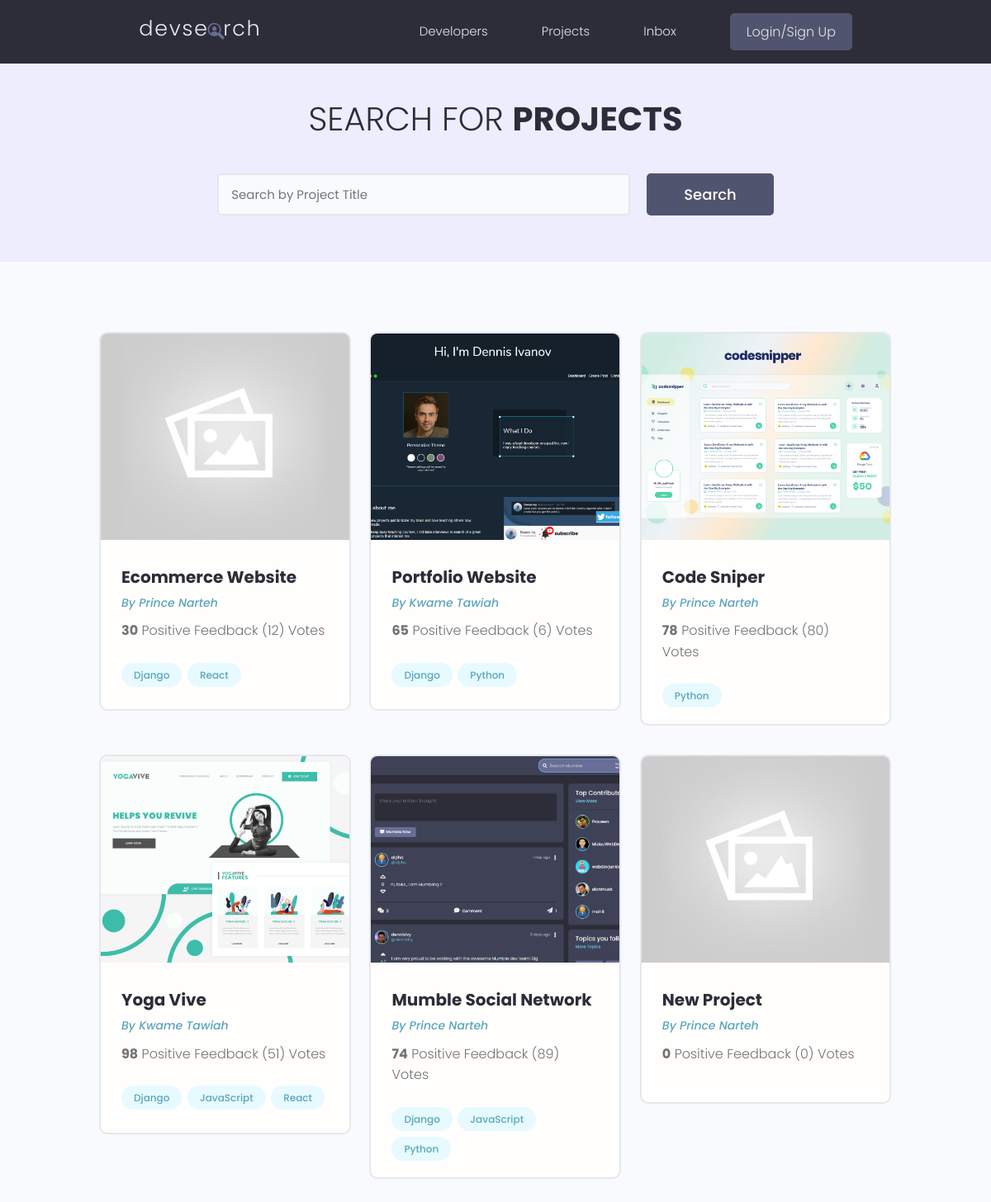
Before: /projects/ with the older database file.
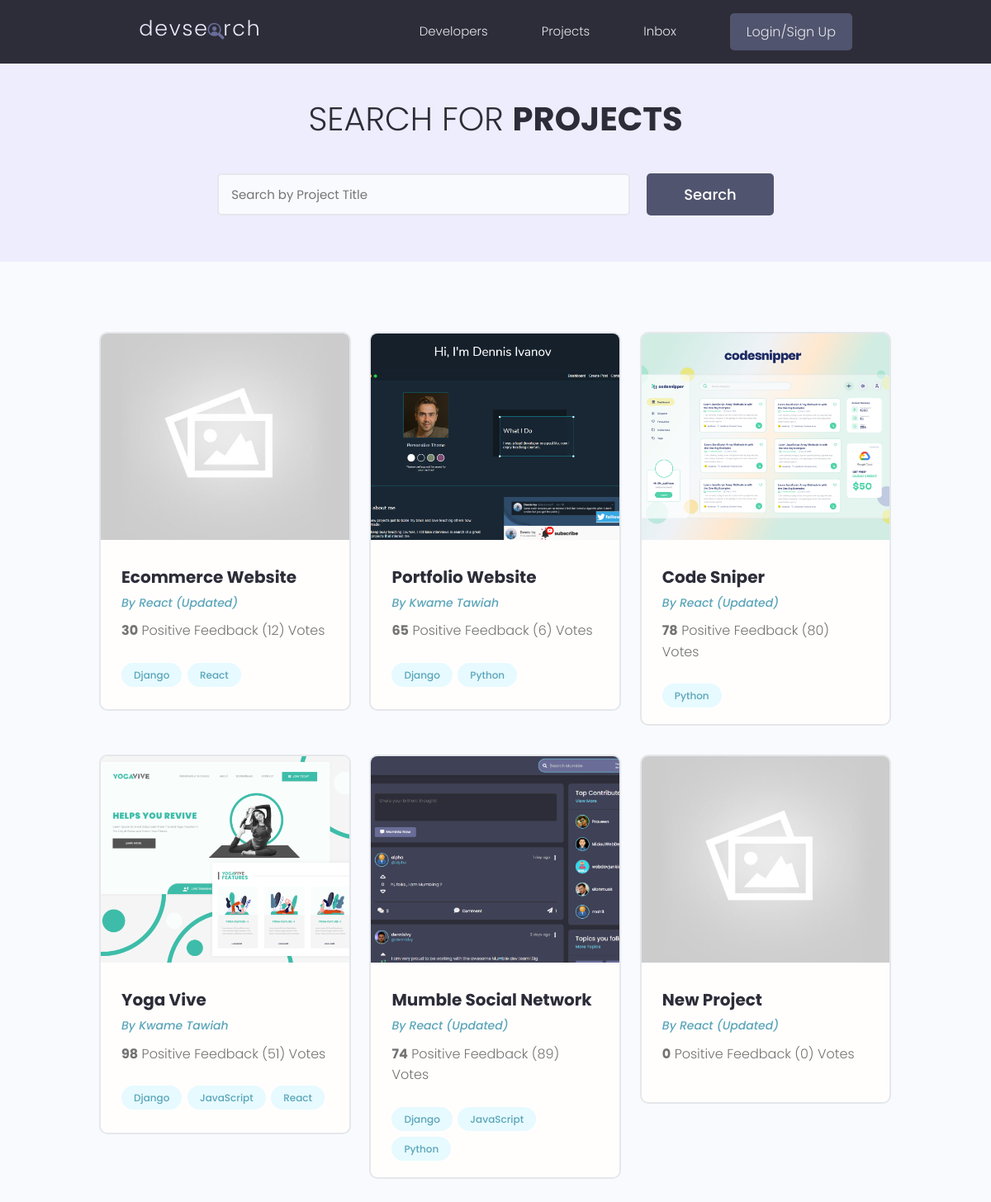
After: the same page with the newer database file.
### projects/models.py (models this page shows, shortened)
class Project(models.Model):
    owner = models.ForeignKey(
        Profile, null=True, blank=True, on_delete=models.SET_NULL)
    id = models.UUIDField(default=uuid.uuid4, unique=True,
                          primary_key=True, editable=False)
    title = models.CharField(max_length=200)
    description = models.TextField(null=True, blank=True)
    featured_image = models.ImageField(
        null=True, blank=True, default='default.jpg')
    demo_link = models.CharField(max_length=2000, blank=True, null=True)
    source_link = models.CharField(max_length=2000, null=True, blank=True)
    tags = models.ManyToManyField('Tag', blank=True)
    vote_total = models.IntegerField(default=0, null=True, blank=True)
    vote_ratio = models.IntegerField(default=0, null=True, blank=True)
    create_at = models.DateTimeField(auto_now_add=True)
    update_at = models.DateTimeField(auto_now=True)
    class Meta:
        ordering = ['create_at']

### users/models.py (models this page shows, shortened)
class Profile(models.Model):
    id = models.UUIDField(default=uuid.uuid4, unique=True,
                          primary_key=True, editable=False)
    user = models.OneToOneField(
        User, on_delete=models.CASCADE, null=True, blank=True)
    name = models.CharField(max_length=200, blank=True, null=True)
    email = models.EmailField(max_length=200, blank=True, null=True)
    username = models.CharField(max_length=200, blank=True, null=True)
    location = models.CharField(max_length=200, blank=True, null=True)
    short_intro = models.CharField(max_length=200, blank=True, null=True)
    bio = models.TextField(null=True, blank=True)
    profile_image = models.ImageField(
        null=True, blank=True, upload_to='profiles/', default='profiles/user-default.png')
    social_github = models.CharField(max_length=200, blank=True, null=True)
    social_twitter = models.CharField(max_length=200, blank=True, null=True)
    social_linkedin = models.CharField(max_length=200, blank=True, null=True)
    social_youtube = models.CharField(max_length=200, blank=True, null=True)
    social_website = models.CharField(max_length=200, blank=True, null=True)
    created_at = models.DateTimeField(auto_now_add=True)
    updated_at = models.DateTimeField(auto_now=True)

### projects/views.py (the view)
# urls.py: path('projects/', include('projects.urls')),
def projects(request):
    projects, search_query = search_projects(request)
    custom_range, projects = paginate_projects(request, projects, 6)
    context = {
        "custom_range": custom_range,
        "projects": projects,
        "search_query": search_query,
    }
    return render(request, 'projects/projects.html', context)

### projects/models.py (called while the page is built)
    def __str__(self) -> str:
        return self.name

### projects/utils.py (called while the page is built)
def paginate_projects(request, projects, results_per_page):
    page = request.GET.get('page')
    paginator = Paginator(projects, results_per_page)
    try:
        projects = paginator.page(page)
    except PageNotAnInteger:
        page = 1
        projects = paginator.page(1)
    except EmptyPage:
        page = paginator.num_pages
        projects = paginator.page(page)
    leftIndex = (int(page) - 4)
    if leftIndex < 1:
        leftIndex = 1
    rightIndex = (int(page) + 5)
    if rightIndex > paginator.num_pages:
        rightIndex = paginator.num_pages + 1
    custom_range = range(leftIndex, rightIndex)
    return custom_range, projects

def search_projects(request):
    search_query = ''
    if request.GET.get('search_query'):
        search_query = request.GET.get('search_query')
    tags = Tag.objects.filter(name__icontains=search_query)
    projects = Project.objects.distinct().filter(
        Q(title__icontains=search_query) |
        Q(description__icontains=search_query) |
        Q(owner__name__icontains=search_query) |
        Q(tags__in=tags)
    )
    return projects, search_query

### projects/templates/projects/projects.html (shortened to what this page needs)
{% extends 'main.html' %} {% block content%}
<main class="projects">
  <section class="hero-section text-center">
    <div class="container container--narrow">
      <div class="hero-section__box">
        <h2>Search for <span>Projects</span></h2>
      </div>
      <div class="hero-section__search">
        <form id="searchForm" class="form" action="{% url 'projects' %}" method="GET">
          <div class="form__field">
            <input
              class="input input--text"
              id="formInput#search"
              type="text"
              name="search_query"
              value="{{ search_query }}"
              placeholder="Search by Project Title"
            />
          </div>
          <input class="btn btn--sub btn--lg" type="submit" value="Search" />
        </form>
      </div>
    </div>
  </section>
  <section class="projectsList">
    <div class="container">
      <div class="grid grid--three">
        {% for project in projects%}
        <div class="column">
          <div class="card project">
            <a href="{% url 'project' project.id %}" class="project">
              <img
                class="project__thumbnail"
                src="{{ project.featured_image.url }}"
                alt="project thumbnail"
              />
              <div class="card__body">
                <h3 class="project__title">{{project.title}}</h3>
                <p>
                  <a class="project__author" href="{% url 'user-profile' project.owner.id %}">
                    By {{project.owner.name}}
                  </a>
                </p>
                <p class="project--rating">
                  <span style="font-weight: bold"
                    >{{ project.vote_ratio }}</span
                  >
                  Positive Feedback ({{project.vote_total}})
                  Vote{{project.vote_total|pluralize:"s"}}
                </p>
                <div class="project__tags">
                  {% for tag in project.tags.all%}
                  <span class="tag tag--pill tag--main">
                    <small>{{tag}}</small>
                  </span>
                  {% endfor %}
                </div>
              </div>
            </a>
          </div>
        </div>
        {% endfor %}
      </div>
    </div>
  </section>
</main>
{% endblock content%}

Changed rows visible on the page:
changed through a linked row, Project "Ecommerce Website": owner.name "Prince Narteh" → "React (Updated)"
changed through a linked row, Project "Code Sniper": owner.name "Prince Narteh" → "React (Updated)"
changed through a linked row, Project "Mumble Social Network": owner.name "Prince Narteh" → "React (Updated)"
changed through a linked row, Project "New Project": owner.name "Prince Narteh" → "React (Updated)"
